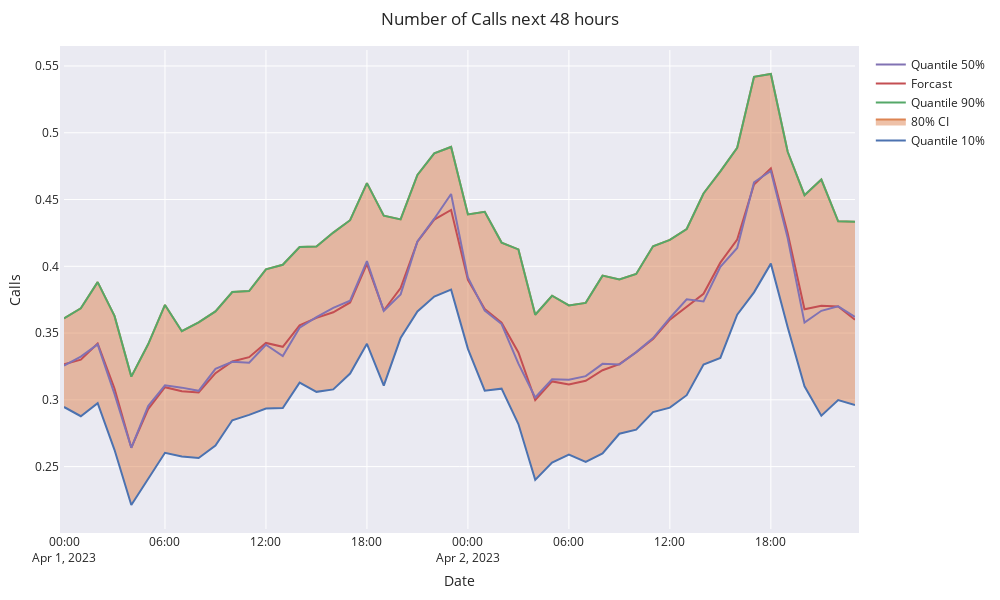

Write notebook code for a chart like this one.
### Code cell
# create the chart
fig = go.Figure()

time=df['timestamp']
CI_90=df['Q9']
CI_10=df['Q1']
CI_50=df['Q5']
forcast = df['forecast']

trace_10 = go.Scatter(x=time, y=CI_10, mode='lines', name='Quantile 10%')
fill_trace = go.Scatter(x=time, y=CI_90, mode='lines', name='80% CI', fill='tonexty')
trace_90 = go.Scatter(x=time, y=CI_90, mode='lines', name='Quantile 90%')
trace_50 = go.Scatter(x=time, y=CI_50, mode='lines', name='Quantile 50%')
trace_forcast = go.Scatter(x=time, y=forcast, mode='lines', name='Forcast')

fig = go.Figure([
    trace_10,
    fill_trace,
    trace_90,
    
    trace_50,
    trace_forcast,
])

fig.update_layout(
    title='Number of Calls next 48 hours',
    xaxis_title='Date',
    yaxis_title='Calls',
    autosize=False,
    width=1000,
    height=600,
    template='seaborn',
    margin=dict(
        l=50,
        r=25,
        b=10,
        t=50,
        pad=4
    ),
    #paper_bgcolor="ggplot2",
)

#filename = 'endpoint_forecast.png'
#path = 'Images/' + filename
#fig.write_image(path)
fig.show()
